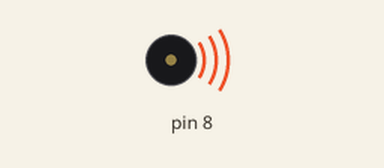
The sketch below on a simulated Arduino Uno, built with avr-gcc and run on an emulated ATmega328P. On the bench: buzzer (waves = sounding).

Above: at 0.1 s.
At 1.6 s:
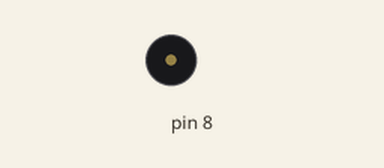
Timing chart, 0 to 3.1 s (numbered marks = the images above):
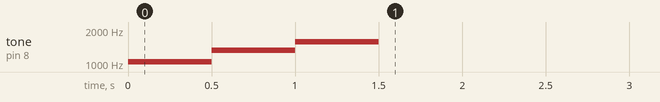

The sketch:

SoundCheck.ino
```cpp
#include "PianoTone.h"

const uint8_t OUTPUT_PIN(8);

void setup() {

  CPianoTone Tone(OUTPUT_PIN);

  Tone.Play(CPianoTone::TONE_C6);
  delay(500);

  Tone.Play(CPianoTone::TONE_E6);
  delay(500);

  Tone.Play(CPianoTone::TONE_G6);
  delay(500);

  Tone.Mute();

}

void loop() {

}
```
